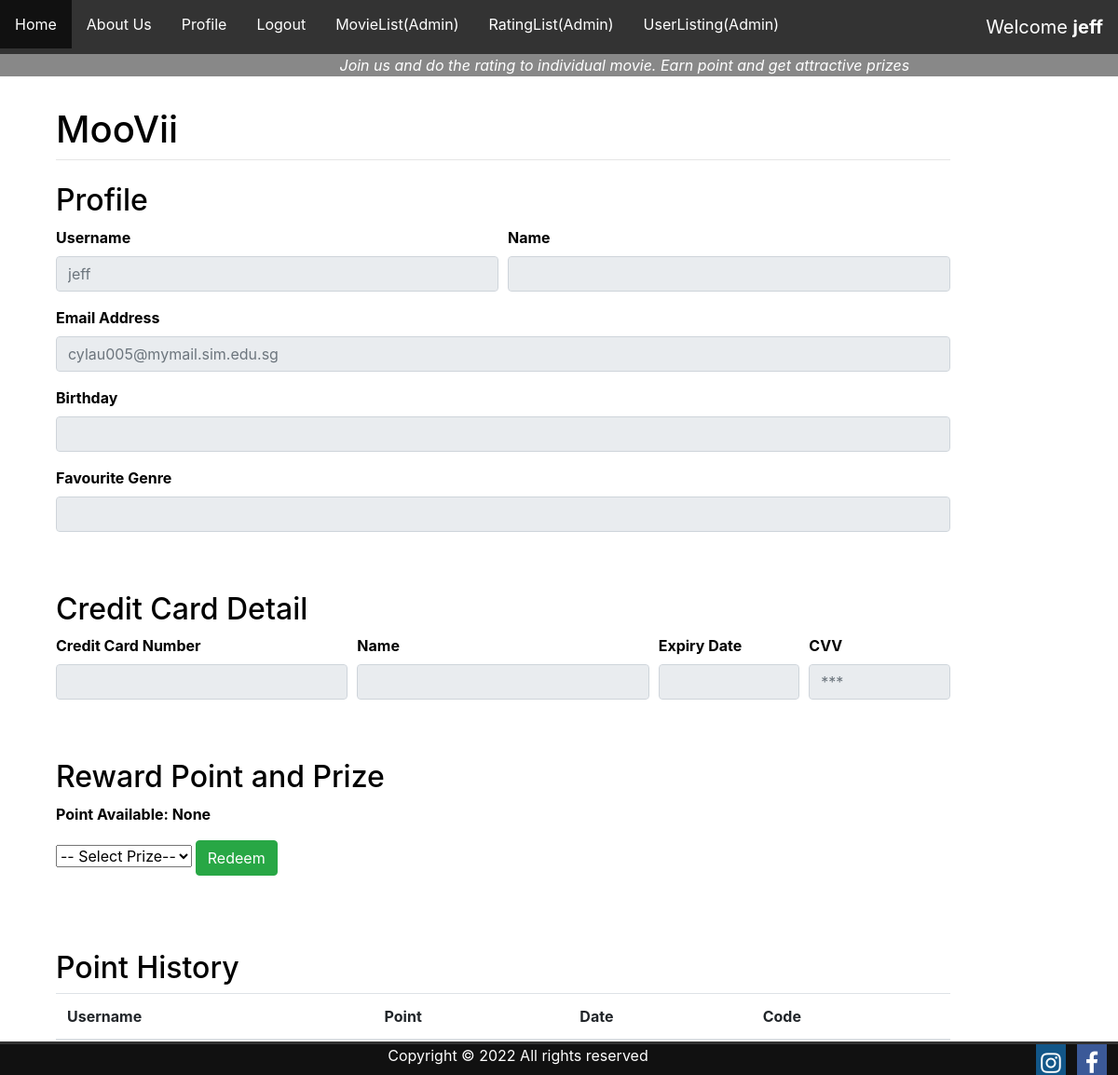
The page /profile/ (signed in) on the database as committed earlier.
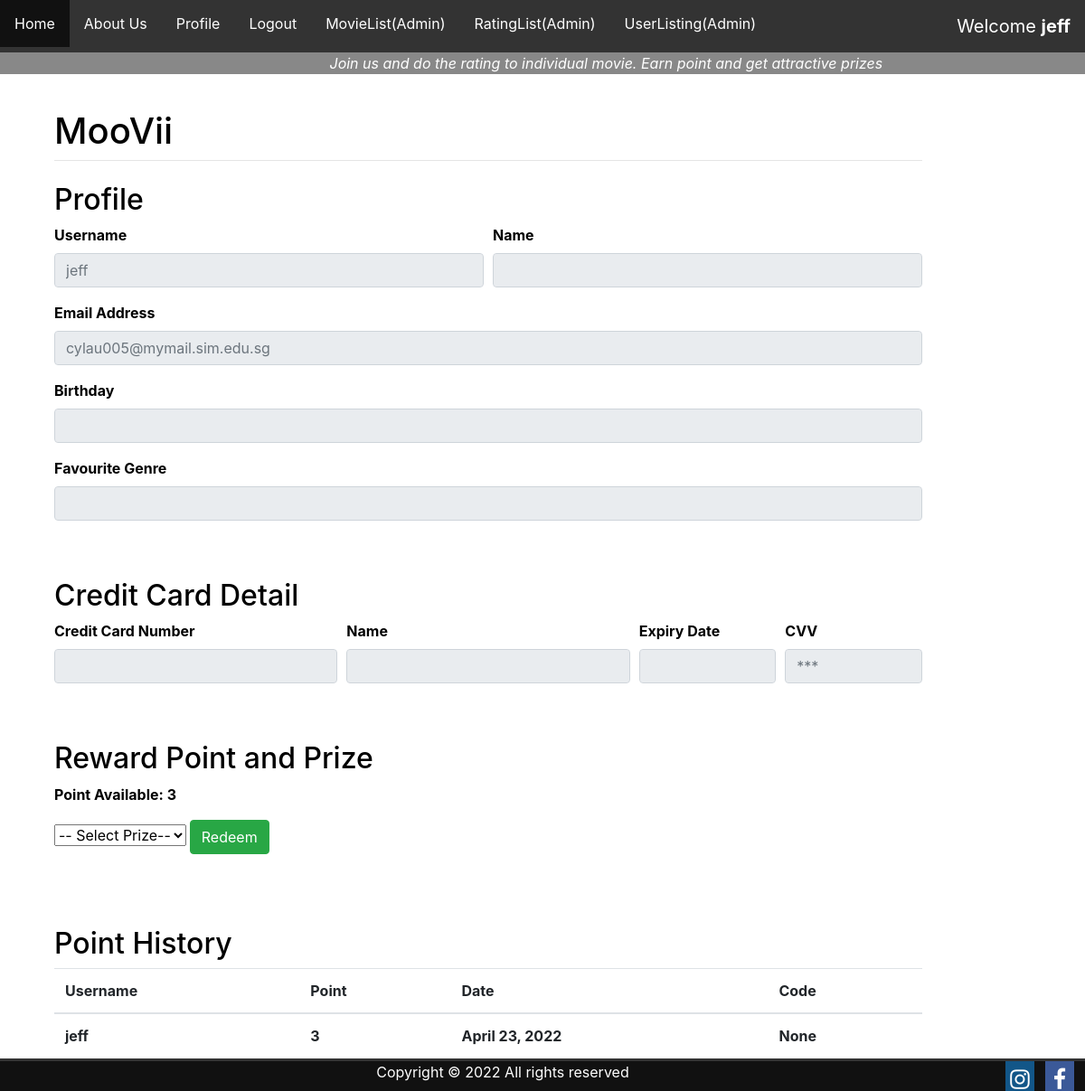
The same page on the database as committed later.
### main/models.py (models this page shows)
class Reward_Point(models.Model):
    user_id = models.ForeignKey(User, on_delete=models.CASCADE)
    point = models.IntegerField(default=None, blank=True, null=True)
    date_modified = models.DateField(auto_now_add=True)
    redeem_item_id = models.ForeignKey(PrizeList, on_delete=models.CASCADE, default=None, blank=True, null=True)
    code = models.CharField(max_length=50,default=None, blank=True, null=True)

### main/views.py (the view)
# urls.py: path("profile/", views.profile, name="profile"),
def profile(response):
    user = response.user
    data = Reward_Point.objects.filter(user_id=user).aggregate(thedata=Sum('point'))
    prize = PrizeList.objects.all()
    reward = Reward_Point.objects.filter(user_id=user).order_by('-date_modified')
    msg = ''
    if 'prize_chosen' in response.POST:
        item = response.POST['prize_chosen']
        point = data['thedata']
        msg = ""
        chosenPrizeID = PrizeList.objects.get(pk=item)
        rp_PrizeItem = PrizeList.objects.filter(pk=item).values_list('require_points', flat=True)[0]
        if point is not None and point >= rp_PrizeItem:
            point = 0-rp_PrizeItem
            S = 30
            ran = ''.join(random.choices(string.ascii_uppercase + string.digits, k = S))
            if item == '1':
                ran = 'MV-'+ran
                msg = 'Please do a screenshot and present it to the staff  \n\n' + ran
            if item == '2':
                ran = 'FD-'+ran
                msg = 'Please do a screenshot and present it to the staff  \n\n' + ran
            if item == '3':
                ran = 'One month subscription'
                msg = 'We will extend your subscription for one month'
            r = Reward_Point(user_id=user, point=point, redeem_item_id=chosenPrizeID, code = ran)
            r.save()
            data = Reward_Point.objects.filter(user_id=user).aggregate(thedata=Sum('point'))
        else:
            msg = 'You do not have enough point'
    else:
        error = "something wrong"
    context = {"data":data,
                "prize":prize,
                "reward":reward,
                "msg": msg
    }
    return render(response, "main/profile.html", context)

### main/templates/main/profile.html (shortened to what this page needs)
{% extends "main/base.html" %}
{% block content %}
<h2>Profile</h2>
    <div class="form-row">
      <div class="form-group col-md-6">
        <label for="inputEmail4">Username</label>
        <input type="email" class="form-control" placeholder="{{ user }}" disabled="true">
      </div>
      <div class="form-group col-md-6">
        <label for="inputEmail4">Name</label>
        <input type="text" class="form-control" placeholder="{{ user.first_name }} {{ user.last_name }}" disabled="true">
      </div>
    </div>
    <div class="form-group">
      <label for="inputEmail4">Email Address</label>
      <input type="text" class="form-control" id="inputEmail4" placeholder="{{ user.email }}" disabled="true">
    </div>
    <div class="form-group">
      <label for="inputEmail4">Birthday</label>
      <input type="text" class="form-control" id="inputEmail4" placeholder="{{ user.account.dob }}" disabled="true">
    </div>
    <div class="form-group">
      <label for="inputEmail4">Favourite Genre</label>
      <input type="text" class="form-control" id="inputEmail4" placeholder="{{ user.account.genres }}" disabled="true">
    </div>
    <br /><br />
<h2>Credit Card Detail</h2>
    <div class="form-row">
      <div class="form-group col-md-4">
        <label for="inputEmail4">Credit Card Number</label>
        <input type="text" class="form-control" placeholder="{{ user.creditcard.cc_number }}" disabled="true">
      </div>
      <div class="form-group col-md-4">
        <label for="inputEmail4">Name</label>
        <input type="text" class="form-control" placeholder="{{ user.creditcard.cc_name }}" disabled="true">
      </div>
      <div class="form-group col-md-2">
        <label for="inputZip">Expiry Date</label>
        <input type="text" class="form-control" placeholder="{{ user.creditcard.cc_expirydate }}" disabled="true">
      </div>
      <div class="form-group col-md-2">
        <label for="inputZip">CVV</label>
        <input type="text" class="form-control" placeholder="***" disabled="true">
      </div>
    </div>
    <br /><br />
<h2>Reward Point and Prize</h2>
<p>Point Available: {{data.thedata}}</p>
<form method="POST" class="form-group" action="">
  <select name="prize_chosen" action="">
    <option selected disabled="true">-- Select Prize--</option>
  </select>
  <input type="submit" class="btn btn-success" value="Redeem">
</form>
<br />
<br />
<h2>Point History</h2>
<div class="table-responsive">
    <table class="table">
      <thead>
        <tr>
          <th scope="col">Username</th>
          <th scope="col">Point</th>
          <th scope="col">Date</th>
          <th scope="col">Code</th>
        </tr>
      </thead>
      <tbody>
        {% for td in reward.all %}
          <tr>
            <td>{{td.user_id}}</td>
            <td>{{td.point}}</td>
            <td>{{td.date_modified}}</td>
            <td>{{td.code}}</td>
          </tr>
        {% endfor %}
      </tbody>
    </table>
  </div>
{% endblock %}

### main/templates/main/base.html (shortened to what this page needs)
<!doctype html>
<html>
    <head>
        <link rel="stylesheet" href="https://stackpath.bootstrapcdn.com/bootstrap/4.3.1/css/bootstrap.min.css">
        <link rel="stylesheet" href="https://cdnjs.cloudflare.com/ajax/libs/font-awesome/4.7.0/css/font-awesome.min.css">
    </head>
    <body>
        <div class="nav">
            <ul>
                <li><a href="/home">Home</a></li>
                <li><a href="/aboutus">About Us</a></li>
                {% if request.user.is_authenticated %}
                    <li><a href="/profile">Profile</a></li>
                    <li><a href="{% url 'logout' %}">Logout</a></li>
                    <span>Welcome <b>{{ user }}</b></span>
                {% else %}
                    <li><a href="/register">Registration</a></li>
                    <li><a href="/login">Login</a></li>
                {% endif %}
                {% if request.user.is_staff %}
                <li><a href="/movie_listing">MovieList(Admin)</a></li>
                <li><a href="/rate_listing">RatingList(Admin)</a></li>
                <li><a href="/user_listing">UserListing(Admin)</a></li>
                {% endif %}
            </ul>
        </div>
        <div style="background-color:#888; color:white;">
            <i style="margin-left: 30%;"> &nbsp;Join us and do the rating to individual movie. Earn point and get attractive prizes</i>
        </div>
        <div class="bg-text">
            <h1>MooVii</h1>
            <hr class="mt-0 mb-4">
            {% block content %}
            {% endblock %}
            <br />
        </div>
        <div class="footer">
            Copyright © 2022 All rights reserved
            <a href="#" class="fa fa-facebook"></a>
            <a href="#" class="fa fa-instagram"></a>
        </div>
    </body>
</html>

### main/templates/main/base.html (style rules this page uses)
html { background: url(https://wallpaper.dog/large/20355534.jpg) no-repeat center center fixed; -webkit-background-size: cover; -moz-background-size: cover; -o-background-size: cover; background-size: cover; }
.nav ul { width:100%; list-style-type: none; margin: 0; padding: 0; overflow: hidden; background-color: #333; }
.nav li { float: left; }
.nav li a { display: block; color: white; text-align: center; padding: 14px 16px; text-decoration: none; }
.nav ul span { color: white; text-align: center; padding: 14px 16px; text-decoration: none; float: right; font-size: 20px; }
.bg-text { color: Black; font-weight: bold; position: absolute; top: 10%; left: 5%; width: 80%; z-index: 2; }
.footer { z-index:100; position: fixed; left: 0; bottom: 0; width: 100%; border-top:3px solid #333; color: White; text-align: center; background-color: #111; }
.footer .fa { float: right; padding-top: 8px; margin-right: 1%; font-size: 25px; width: 32px; text-align: center; text-decoration: none; }
.footer .fa-facebook { background: #3B5998; color: white; }
.footer .fa-instagram { background: #125688; color: white; }

Rows that differ between the two databases and show on the page:
added Reward_Point: user_id "jeff", point "3", date_modified "April 23, 2022", code "None"
Other text that changed with them:
{{ data.thedata }}: "None" → "3"
